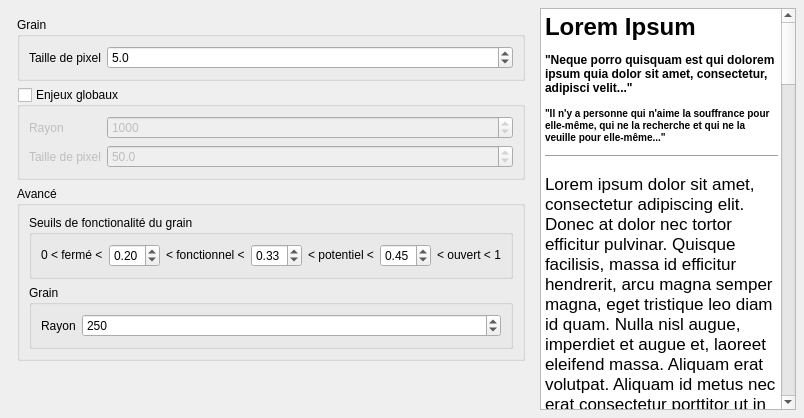
     <widget class="QWidget" name="tab_parametres">
      <attribute name="title">
       <string>Paramètres du grain</string>
      </attribute>
      <layout class="QHBoxLayout" name="horizontalLayout" stretch="2,1">
       <property name="leftMargin">
        <number>8</number>
       </property>
       <property name="topMargin">
        <number>8</number>
       </property>
       <property name="rightMargin">
        <number>8</number>
       </property>
       <property name="bottomMargin">
        <number>8</number>
       </property>
       <item>
        <widget class="QWidget" name="widget_params" native="true">
         <property name="sizePolicy">
          <sizepolicy hsizetype="Expanding" vsizetype="Expanding">
           <horstretch>0</horstretch>
           <verstretch>0</verstretch>
          </sizepolicy>
         </property>
         <layout class="QVBoxLayout" name="verticalLayout_6">
          <item>
           <widget class="QGroupBox" name="groupBox_2">
            <property name="sizePolicy">
             <sizepolicy hsizetype="Expanding" vsizetype="Preferred">
              <horstretch>0</horstretch>
              <verstretch>0</verstretch>
             </sizepolicy>
            </property>
            <property name="minimumSize">
             <size>
              <width>0</width>
              <height>64</height>
             </size>
            </property>
            <property name="title">
             <string>Grain</string>
            </property>
            <layout class="QGridLayout" name="gridLayout_2">
             <item row="0" column="1">
              <widget class="QDoubleSpinBox" name="doubleSpinBox_pixelSize">
               <property name="sizePolicy">
                <sizepolicy hsizetype="MinimumExpanding" vsizetype="Fixed">
                 <horstretch>0</horstretch>
                 <verstretch>0</verstretch>
                </sizepolicy>
               </property>
               <property name="decimals">
                <number>1</number>
               </property>
               <property name="value">
                <double>5.000000000000000</double>
               </property>
              </widget>
             </item>
             <item row="0" column="0">
              <widget class="QLabel" name="label_10">
               <property name="text">
                <string>Taille de pixel</string>
               </property>
              </widget>
             </item>
            </layout>
           </widget>
          </item>
          <item>
           <widget class="QGroupBox" name="groupBox_enjeux">
            <property name="minimumSize">
             <size>
              <width>0</width>
              <height>50</height>
             </size>
            </property>
            <property name="title">
             <string>Enjeux globaux</string>
            </property>
            <property name="checkable">
             <bool>true</bool>
            </property>
            <property name="checked">
             <bool>false</bool>
            </property>
            <layout class="QGridLayout" name="gridLayout">
             <item row="1" column="0">
              <widget class="QLabel" name="label_8">
               <property name="text">
                <string>Taille de pixel</string>
               </property>
              </widget>
             </item>
             <item row="0" column="0">
              <widget class="QLabel" name="label_7">
               <property name="text">
                <string>Rayon</string>
               </property>
              </widget>
             </item>
             <item row="1" column="2">
              <widget class="QDoubleSpinBox" name="doubleSpinBox_pixelEnjeux">
               <property name="decimals">
                <number>1</number>
               </property>
               <property name="value">
                <double>50.000000000000000</double>
               </property>
              </widget>
             </item>
             <item row="0" column="2">
              <widget class="QSpinBox" name="spinBox_radiusEnjeux">
               <property name="sizePolicy">
                <sizepolicy hsizetype="Expanding" vsizetype="Fixed">
                 <horstretch>0</horstretch>
                 <verstretch>0</verstretch>
                </sizepolicy>
               </property>
               <property name="maximum">
                <number>100000</number>
               </property>
               <property name="value">
                <number>1000</number>
               </property>
              </widget>
             </item>
            </layout>
           </widget>
          </item>
          <item>
           <widget class="QgsCollapsibleGroupBox" name="mGroupBox">
            <property name="title">
             <string>Avancé</string>
            </property>
            <property name="flat">
             <bool>true</bool>
            </property>
            <property name="collapsed">
             <bool>true</bool>
            </property>
            <layout class="QVBoxLayout" name="verticalLayout">
             <item>
              <widget class="QGroupBox" name="groupBox_seuils">
               <property name="sizePolicy">
                <sizepolicy hsizetype="Preferred" vsizetype="Preferred">
                 <horstretch>0</horstretch>
                 <verstretch>0</verstretch>
                </sizepolicy>
               </property>
               <property name="title">
                <string>Seuils de fonctionalité du grain</string>
               </property>
               <layout class="QHBoxLayout" name="horizontalLayout_5">
                <item>
                 <widget class="QLabel" name="label_4">
                  <property name="text">
                   <string>0 &lt; fermé &lt;</string>
                  </property>
                 </widget>
                </item>
                <item>
                 <widget class="QDoubleSpinBox" name="doubleSpinBox_seuilFonctionnel">
                  <property name="maximum">
                   <double>1.000000000000000</double>
                  </property>
                  <property name="singleStep">
                   <double>0.010000000000000</double>
                  </property>
                  <property name="value">
                   <double>0.200000000000000</double>
                  </property>
                 </widget>
                </item>
                <item>
                 <widget class="QLabel" name="label_3">
                  <property name="text">
                   <string>&lt; fonctionnel &lt;</string>
                  </property>
                 </widget>
                </item>
                <item>
                 <widget class="QDoubleSpinBox" name="doubleSpinBox_seuilPotentiel">
                  <property name="maximum">
                   <double>1.000000000000000</double>
                  </property>
                  <property name="singleStep">
                   <double>0.010000000000000</double>
                  </property>
                  <property name="value">
                   <double>0.330000000000000</double>
                  </property>
                 </widget>
                </item>
                <item>
                 <widget class="QLabel" name="label_5">
                  <property name="text">
                   <string>&lt; potentiel &lt;</string>
                  </property>
                 </widget>
                </item>
                <item>
                 <widget class="QDoubleSpinBox" name="doubleSpinBox_seuilOuvert">
                  <property name="maximum">
                   <double>1.000000000000000</double>
                  </property>
                  <property name="singleStep">
                   <double>0.010000000000000</double>
                  </property>
                  <property name="value">
                   <double>0.450000000000000</double>
                  </property>
                 </widget>
                </item>
                <item>
                 <widget class="QLabel" name="label_2">
                  <property name="text">
                   <string>&lt; ouvert &lt; 1</string>
                  </property>
                 </widget>
                </item>
               </layout>
              </widget>
             </item>
             <item>
              <widget class="QGroupBox" name="groupBox_rayonGrain">
               <property name="sizePolicy">
                <sizepolicy hsizetype="Preferred" vsizetype="Fixed">
                 <horstretch>0</horstretch>
                 <verstretch>0</verstretch>
                </sizepolicy>
               </property>
               <property name="minimumSize">
                <size>
                 <width>0</width>
                 <height>64</height>
                </size>
               </property>
               <property name="title">
                <string>Grain</string>
               </property>
               <layout class="QGridLayout" name="gridLayout_4">
                <item row="0" column="0">
                 <widget class="QLabel" name="label_12">
                  <property name="text">
                   <string>Rayon</string>
                  </property>
                 </widget>
                </item>
                <item row="0" column="1">
                 <widget class="QSpinBox" name="spinBox_radius">
                  <property name="sizePolicy">
                   <sizepolicy hsizetype="Expanding" vsizetype="Fixed">
                    <horstretch>0</horstretch>
                    <verstretch>0</verstretch>
                   </sizepolicy>
                  </property>
                  <property name="maximum">
                   <number>5000</number>
                  </property>
                  <property name="value">
                   <number>250</number>
                  </property>
                 </widget>
                </item>
               </layout>
              </widget>
             </item>
            </layout>
           </widget>
          </item>
          <item>
           <spacer name="verticalSpacer_2">
            <property name="orientation">
             <enum>Qt::Vertical</enum>
            </property>
            <property name="sizeHint" stdset="0">
             <size>
              <width>20</width>
              <height>40</height>
             </size>
            </property>
           </spacer>
          </item>
         </layout>
        </widget>
       </item>
       <item>
        <widget class="QTextBrowser" name="textBrowser_2">
         <property name="html">
          <string>&lt;!DOCTYPE HTML PUBLIC &quot;-//W3C//DTD HTML 4.0//EN&quot; &quot;http://www.w3.org/TR/REC-html40/strict.dtd&quot;&gt;
&lt;html&gt;&lt;head&gt;&lt;meta name=&quot;qrichtext&quot; content=&quot;1&quot; /&gt;&lt;style type=&quot;text/css&quot;&gt;
p, li { white-space: pre-wrap; }
&lt;/style&gt;&lt;/head&gt;&lt;body style=&quot; font-family:'.AppleSystemUIFont'; font-size:13pt; font-weight:400; font-style:normal;&quot;&gt;
&lt;h1 style=&quot; margin-top:18px; margin-bottom:12px; margin-left:0px; margin-right:0px; -qt-block-indent:0; text-indent:0px;&quot;&gt;&lt;span style=&quot; font-size:xx-large; font-weight:600;&quot;&gt;Lorem Ipsum&lt;/span&gt;&lt;/h1&gt;
&lt;h4 style=&quot; margin-top:12px; margin-bottom:12px; margin-left:0px; margin-right:0px; -qt-block-indent:0; text-indent:0px;&quot;&gt;&lt;span style=&quot; font-size:medium; font-weight:600;&quot;&gt;&amp;quot;Neque porro quisquam est qui dolorem ipsum quia dolor sit amet, consectetur, adipisci velit...&amp;quot;&lt;/span&gt;&lt;/h4&gt;
&lt;h5 style=&quot; margin-top:12px; margin-bottom:4px; margin-left:0px; margin-right:0px; -qt-block-indent:0; text-indent:0px;&quot;&gt;&lt;span style=&quot; font-size:small; font-weight:600;&quot;&gt;&amp;quot;Il n'y a personne qui n'aime la souffrance pour elle-même, qui ne la recherche et qui ne la veuille pour elle-même...&amp;quot; &lt;/span&gt;&lt;/h5&gt;
&lt;hr /&gt;
&lt;p style=&quot; margin-top:12px; margin-bottom:12px; margin-left:0px; margin-right:0px; -qt-block-indent:0; text-indent:0px;&quot;&gt;&lt;a name=&quot;Content&quot;&gt;&lt;/a&gt;Lorem ipsum dolor sit amet, consectetur adipiscing elit. Donec at dolor nec tortor efficitur pulvinar. Quisque facilisis, massa id efficitur hendrerit, arcu magna semper magna, eget tristique leo diam id quam. Nulla nisl augue, imperdiet et augue et, laoreet eleifend massa. Aliquam erat volutpat. Aliquam id metus nec erat consectetur porttitor ut in augue. Morbi et varius elit. Vivamus molestie egestas sapien ac suscipit. Duis rutrum ligula non libero egestas molestie. &lt;/p&gt;
&lt;p style=&quot; margin-top:12px; margin-bottom:12px; margin-left:0px; margin-right:0px; -qt-block-indent:0; text-indent:0px;&quot;&gt;Ut at tempor elit. Quisque in quam sodales, imperdiet nibh sed, hendrerit nibh. Class aptent taciti sociosqu ad litora torquent per conubia nostra, per inceptos himenaeos. Ut vel felis nec felis gravida vestibulum. Nunc est nulla, posuere vel venenatis at, facilisis et ipsum. Nullam pulvinar feugiat suscipit. Nulla malesuada ut mauris a consectetur. Phasellus vel erat a orci euismod convallis. Nunc accumsan magna augue, sed auctor mi vulputate eget. &lt;/p&gt;
&lt;p style=&quot; margin-top:12px; margin-bottom:12px; margin-left:0px; margin-right:0px; -qt-block-indent:0; text-indent:0px;&quot;&gt;Quisque odio orci, dignissim a nisi imperdiet, dictum malesuada quam. Quisque vel neque ut orci posuere pretium. Nulla tristique congue erat sodales venenatis. In viverra quam justo, et lacinia orci rhoncus non. Etiam aliquam augue dolor, eu vestibulum leo aliquam et. Nunc tortor dui, cursus eget turpis ut, tincidunt ornare ante. Nunc pretium nibh in diam egestas tempor. Praesent metus odio, venenatis non mi quis, iaculis mattis neque. Aenean vitae dui vel erat interdum aliquam et eget nisi. Curabitur vel urna nunc. Sed vehicula efficitur rhoncus. Maecenas lobortis, sapien et accumsan bibendum, risus tellus ullamcorper urna, vel efficitur ex enim vitae purus. Morbi sagittis ornare nulla ut volutpat. In malesuada erat vitae egestas sagittis. Proin pharetra, purus eu lacinia viverra, turpis mauris molestie leo, id condimentum leo mi et risus. &lt;/p&gt;
&lt;p style=&quot; margin-top:12px; margin-bottom:12px; margin-left:0px; margin-right:0px; -qt-block-indent:0; text-indent:0px;&quot;&gt;Vivamus pulvinar rutrum orci non semper. Aenean a magna eu ligula facilisis luctus. Fusce vel leo lectus. Quisque lacinia dolor id bibendum fermentum. Aenean id pellentesque neque. Aliquam imperdiet varius consectetur. Vestibulum a massa bibendum, efficitur magna eget, vehicula dolor. Vestibulum ornare ligula leo, ac sodales dui luctus at. Suspendisse et nunc blandit, tincidunt lectus nec, semper neque. Fusce orci elit, eleifend sed ultricies non, tincidunt scelerisque felis. Maecenas laoreet et ipsum quis aliquet. Lorem ipsum dolor sit amet, consectetur adipiscing elit. Praesent ut sapien nec ipsum aliquet viverra nec et diam. Nunc porttitor egestas porttitor. &lt;/p&gt;
&lt;p style=&quot; margin-top:12px; margin-bottom:12px; margin-left:0px; margin-right:0px; -qt-block-indent:0; text-indent:0px;&quot;&gt;Vivamus sit amet porta erat. Etiam cursus lacus id enim sollicitudin vestibulum. Mauris malesuada dui vel leo tempus, non dictum magna ullamcorper. Donec interdum lacus nec sapien cursus, ut venenatis felis viverra. Maecenas diam nisi, ullamcorper ut diam non, lacinia ultricies augue. Duis rhoncus orci ultrices nisl pulvinar ultricies. Suspendisse risus metus, sodales et augue non, semper fermentum diam. Sed consequat condimentum felis sit amet congue. Nam ornare magna sit amet eros placerat, in rhoncus libero maximus. Integer ac hendrerit ex. Aliquam feugiat nec eros in sagittis. Nulla id tellus in metus ultricies ornare. &lt;/p&gt;&lt;/body&gt;&lt;/html&gt;</string>
         </property>
        </widget>
       </item>
      </layout>
     </widget>
